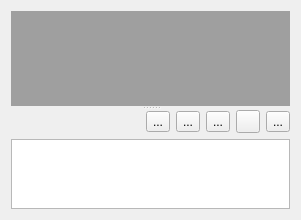
<?xml version="1.0" encoding="UTF-8"?>
<ui version="4.0">
 <class>grass_mdi</class>
 <widget class="QWidget" name="grass_mdi">
  <property name="geometry">
   <rect>
    <x>0</x>
    <y>0</y>
    <width>301</width>
    <height>220</height>
   </rect>
  </property>
  <property name="windowTitle">
   <string>Form</string>
  </property>
  <layout class="QVBoxLayout" name="verticalLayout_2">
   <item>
    <widget class="QSplitter" name="splitter">
     <property name="orientation">
      <enum>Qt::Vertical</enum>
     </property>
     <widget class="QMdiArea" name="grassTools">
      <property name="sizePolicy">
       <sizepolicy hsizetype="Expanding" vsizetype="Expanding">
        <horstretch>0</horstretch>
        <verstretch>0</verstretch>
       </sizepolicy>
      </property>
      <property name="minimumSize">
       <size>
        <width>0</width>
        <height>0</height>
       </size>
      </property>
      <property name="maximumSize">
       <size>
        <width>16777215</width>
        <height>16777215</height>
       </size>
      </property>
      <property name="contextMenuPolicy">
       <enum>Qt::DefaultContextMenu</enum>
      </property>
      <property name="verticalScrollBarPolicy">
       <enum>Qt::ScrollBarAsNeeded</enum>
      </property>
      <property name="horizontalScrollBarPolicy">
       <enum>Qt::ScrollBarAsNeeded</enum>
      </property>
      <property name="activationOrder">
       <enum>QMdiArea::StackingOrder</enum>
      </property>
      <property name="tabsMovable">
       <bool>true</bool>
      </property>
     </widget>
     <widget class="QWidget" name="verticalLayoutWidget">
      <layout class="QVBoxLayout" name="verticalLayout">
       <item>
        <layout class="QHBoxLayout" name="horizontalLayout">
         <item>
          <spacer name="horizontalSpacer">
           <property name="orientation">
            <enum>Qt::Horizontal</enum>
           </property>
           <property name="sizeHint" stdset="0">
            <size>
             <width>40</width>
             <height>20</height>
            </size>
           </property>
          </spacer>
         </item>
         <item>
          <widget class="QToolButton" name="zoom_in">
           <property name="text">
            <string>...</string>
           </property>
           <property name="icon">
            <iconset resource="../../../../../../../../../../dev/groundtruther/resources.qrc">
             <normaloff>:/qgis/qtui/icons/qgis/mActionIncreaseFont.svg</normaloff>:/qgis/qtui/icons/qgis/mActionIncreaseFont.svg</iconset>
           </property>
           <property name="autoRepeat">
            <bool>true</bool>
           </property>
          </widget>
         </item>
         <item>
          <widget class="QToolButton" name="zoom_out">
           <property name="text">
            <string>...</string>
           </property>
           <property name="icon">
            <iconset resource="../../../../../../../../../../dev/groundtruther/resources.qrc">
             <normaloff>:/qgis/qtui/icons/qgis/mActionDecreaseFont.svg</normaloff>:/qgis/qtui/icons/qgis/mActionDecreaseFont.svg</iconset>
           </property>
           <property name="autoRepeat">
            <bool>true</bool>
           </property>
          </widget>
         </item>
         <item>
          <widget class="QToolButton" name="selectAll">
           <property name="text">
            <string>...</string>
           </property>
           <property name="icon">
            <iconset resource="../../../../../../../../../../dev/groundtruther/resources.qrc">
             <normaloff>:/fa_solid/qtui/icons/fa_solid/maximize.svg</normaloff>:/fa_solid/qtui/icons/fa_solid/maximize.svg</iconset>
           </property>
          </widget>
         </item>
         <item>
          <widget class="QToolButton" name="copy">
           <property name="text">
            <string/>
           </property>
           <property name="icon">
            <iconset resource="../../../../../../../../../../dev/groundtruther/resources.qrc">
             <normaloff>:/editor/qtui/icons/txt_editor/copy.png</normaloff>:/editor/qtui/icons/txt_editor/copy.png</iconset>
           </property>
          </widget>
         </item>
         <item>
          <widget class="QToolButton" name="clear">
           <property name="text">
            <string>...</string>
           </property>
           <property name="icon">
            <iconset resource="../../../../../../../../../../dev/groundtruther/resources.qrc">
             <normaloff>:/fa_solid/qtui/icons/fa_solid/eraser.svg</normaloff>:/fa_solid/qtui/icons/fa_solid/eraser.svg</iconset>
           </property>
          </widget>
         </item>
        </layout>
       </item>
       <item>
        <widget class="QTextEdit" name="gis_tool_report"/>
       </item>
      </layout>
     </widget>
    </widget>
   </item>
  </layout>
 </widget>
 <resources>
  <include location="../../../../../../../../../../dev/groundtruther/resources.qrc"/>
 </resources>
 <connections/>
</ui>
